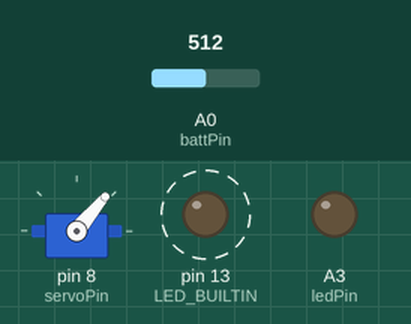
Simulated run of this sketch. Board: Arduino Uno, built with avr-gcc and run on an emulated ATmega328P. Shown: servo, output pins drawn as LEDs (lit = HIGH). Dashed ring = blinking. Inputs (shaded band) come from the test bench; at power-on: A0 (battPin) = 512.

Above: at 1.79 s.
2.7 s: A0 (battPin) set to 223
At 3.1 s:
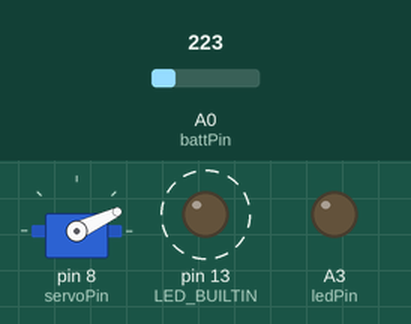
6.7 s: A0 (battPin) set to 194
At 7.61 s:
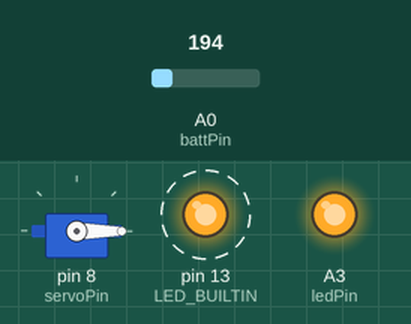
10.2 s: A0 (battPin) set to 221
At 10.45 s:
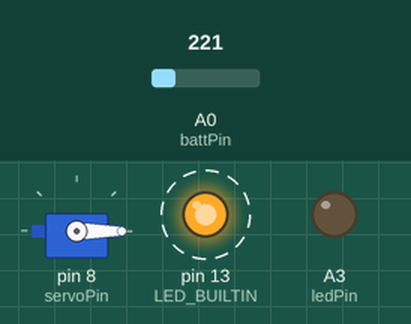
Timing chart, 0 to 19.7 s (numbered marks = the images above; inputs shaded):
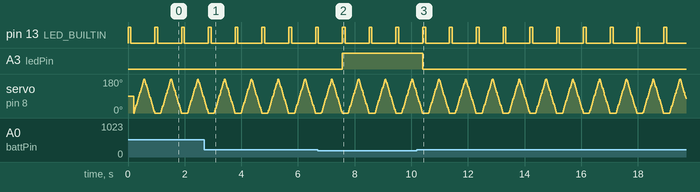

The sketch:

10_Servo.ino
```cpp
// ==========================================================
// Module 3: Receiver Board - Servo + Low Battery + LED Test
// ==========================================================
// GOAL:
// 1. Built-in LED confirms board is running
// 2. External LED indicates LOW battery condition
// 3. Servo sweeps to confirm PWM + mechanical system works
//
// This tests:
// - Analog input (battery monitor)
// - Digital output (LEDs)
// - PWM output (servo)
// ==========================================================

#include <Servo.h>


// -----------------------------
// Pins
// -----------------------------
const int ledPin = A3;     // External LED (LOW battery indicator)
const int battPin = A0;    // Battery input (via divider)
const int servoPin = 8;    // Servo signal pin

const int lowBattThreshold = 211;


// -----------------------------
// Servo object
// -----------------------------
Servo steering;


void setup() {
  pinMode(LED_BUILTIN, OUTPUT);
  pinMode(ledPin, OUTPUT);

  steering.attach(servoPin);
}


void loop() {

  // ==========================================================
  // Built-in LED heartbeat
  // ==========================================================
  digitalWrite(LED_BUILTIN, HIGH);
  delay(100);
  digitalWrite(LED_BUILTIN, LOW);
  delay(100);


  // ==========================================================
  // Servo test (sweep motion)
  // ==========================================================
  for (int pos = 0; pos <= 180; pos += 5) {
    steering.write(pos);
    delay(10);
  }

  for (int pos = 180; pos >= 0; pos -= 5) {
    steering.write(pos);
    delay(10);
  }


  // ==========================================================
  // Battery reading
  // ==========================================================
  int battReading = analogRead(battPin);
  bool lowBatt = battReading < lowBattThreshold;


  // ==========================================================
  // External LED = LOW BAT indicator
  // ==========================================================
  digitalWrite(ledPin, lowBatt ? HIGH : LOW);
}
```

Measured:
- the behaviour switches between 211 and 210 on A0 (battPin) (found by bisection; images 1 and 2)
- after the input at 6.7 s, A3 (ledPin): LOW → HIGH after 0.87 s
- after the input at 10.2 s, A3 (ledPin): HIGH → LOW after 0.20 s
- by itself, pin 13 (LED_BUILTIN): alternates HIGH for 0.10 s and LOW for 0.85 s
